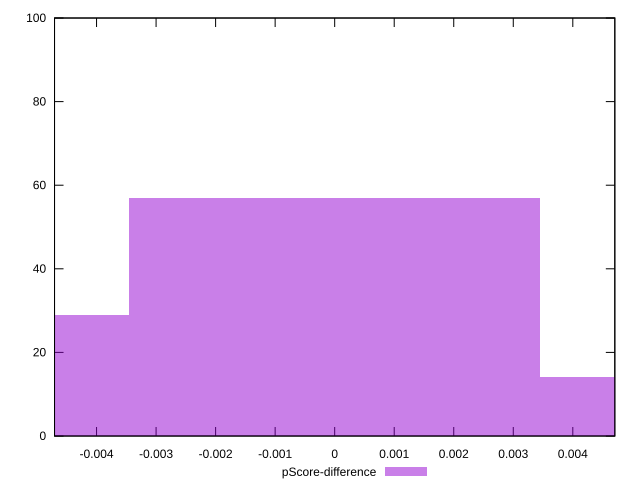

Reproduce this figure in gnuplot.
reset

$pScoreDifference <<EOF
0 57
0.006902030084557345 14
-0.006902030084557345 29
EOF

set key outside below
set boxwidth 0.006902030084557345
set xrange [-0.004705882352941226:0.004705882352941171]
set yrange [0:100]
set trange [0:100]
set style fill transparent solid 0.5 noborder
set terminal svg size 640, 490 enhanced background rgb 'white'
set output "report_00013_2021-02-09T12-04-24.940Z/uses-text-compression/samples/pages+cached+noadtech/pScore-difference/histogram.svg"

plot $pScoreDifference title "pScore-difference" with boxes

reset
